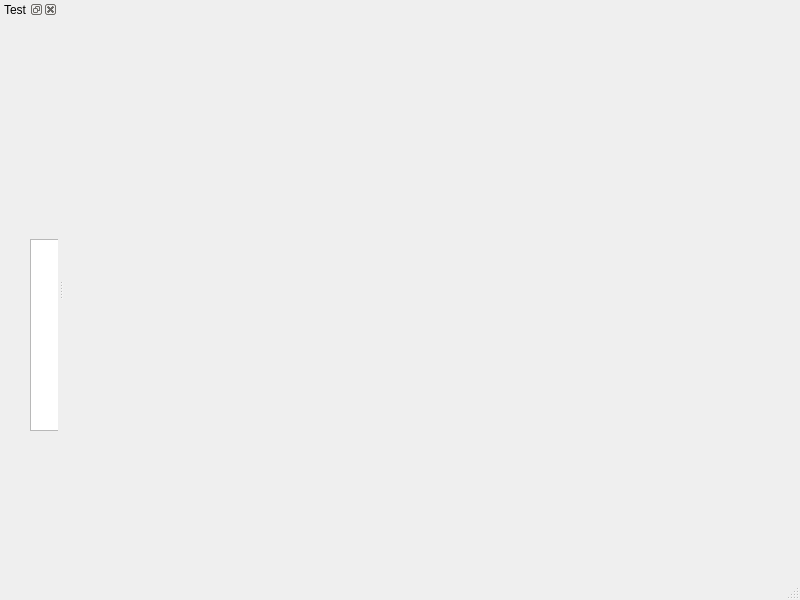
<?xml version="1.0" encoding="UTF-8"?>
<ui version="4.0">
 <class>MainWindow</class>
 <widget class="QMainWindow" name="MainWindow">
  <property name="geometry">
   <rect>
    <x>0</x>
    <y>0</y>
    <width>800</width>
    <height>600</height>
   </rect>
  </property>
  <property name="windowTitle">
   <string>MainWindow</string>
  </property>
  <widget class="QWidget" name="centralwidget"/>
  <widget class="QMenuBar" name="menubar">
   <property name="geometry">
    <rect>
     <x>0</x>
     <y>0</y>
     <width>800</width>
     <height>22</height>
    </rect>
   </property>
  </widget>
  <widget class="QStatusBar" name="statusbar"/>
  <widget class="QDockWidget" name="dockWidget">
   <property name="windowTitle">
    <string>Test</string>
   </property>
   <attribute name="dockWidgetArea">
    <number>1</number>
   </attribute>
   <widget class="QWidget" name="dockWidgetContents">
    <widget class="QPushButton" name="pushButton">
     <property name="geometry">
      <rect>
       <x>170</x>
       <y>160</y>
       <width>113</width>
       <height>32</height>
      </rect>
     </property>
     <property name="text">
      <string>PushButton</string>
     </property>
    </widget>
    <widget class="QListView" name="listView">
     <property name="geometry">
      <rect>
       <x>30</x>
       <y>220</y>
       <width>256</width>
       <height>192</height>
      </rect>
     </property>
    </widget>
   </widget>
  </widget>
 </widget>
 <resources/>
 <connections/>
</ui>
